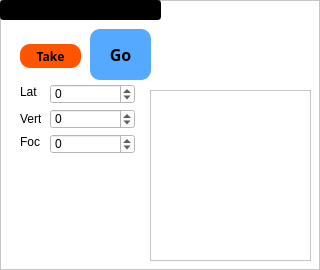
     <widget class="QFrame" name="frame_3">
      <property name="styleSheet">
       <string notr="true">background-color: rgb(255, 255, 255);</string>
      </property>
      <property name="frameShape">
       <enum>QFrame::StyledPanel</enum>
      </property>
      <property name="frameShadow">
       <enum>QFrame::Raised</enum>
      </property>
      <widget class="QFrame" name="frame_4">
       <property name="geometry">
        <rect>
         <x>150</x>
         <y>90</y>
         <width>161</width>
         <height>171</height>
        </rect>
       </property>
       <property name="styleSheet">
        <string notr="true">background-color: rgb(255, 255, 255);</string>
       </property>
       <property name="frameShape">
        <enum>QFrame::StyledPanel</enum>
       </property>
       <property name="frameShadow">
        <enum>QFrame::Raised</enum>
       </property>
      </widget>
      <widget class="QLabel" name="label_18">
       <property name="geometry">
        <rect>
         <x>20</x>
         <y>111</y>
         <width>21</width>
         <height>16</height>
        </rect>
       </property>
       <property name="styleSheet">
        <string notr="true">background-color: rgb(255, 255, 255);</string>
       </property>
       <property name="text">
        <string>Vert</string>
       </property>
      </widget>
      <widget class="QLineEdit" name="posText3">
       <property name="geometry">
        <rect>
         <x>0</x>
         <y>0</y>
         <width>161</width>
         <height>20</height>
        </rect>
       </property>
       <property name="font">
        <font>
         <family>Arial</family>
         <pointsize>12</pointsize>
         <weight>75</weight>
         <bold>true</bold>
        </font>
       </property>
       <property name="styleSheet">
        <string notr="true">background-color: rgb(0, 0, 0);
color: rgb(255, 255, 0);</string>
       </property>
       <property name="text">
        <string/>
       </property>
      </widget>
      <widget class="QLabel" name="label_20">
       <property name="geometry">
        <rect>
         <x>20</x>
         <y>84</y>
         <width>21</width>
         <height>16</height>
        </rect>
       </property>
       <property name="styleSheet">
        <string notr="true">background-color: rgb(255, 255, 255);</string>
       </property>
       <property name="text">
        <string>Lat</string>
       </property>
      </widget>
      <widget class="QSpinBox" name="ABSVertref3">
       <property name="geometry">
        <rect>
         <x>50</x>
         <y>109</y>
         <width>85</width>
         <height>20</height>
        </rect>
       </property>
       <property name="minimum">
        <number>-1000000000</number>
       </property>
       <property name="maximum">
        <number>1000000000</number>
       </property>
       <property name="singleStep">
        <number>1000</number>
       </property>
      </widget>
      <widget class="QSpinBox" name="ABSLatref3">
       <property name="geometry">
        <rect>
         <x>50</x>
         <y>84</y>
         <width>85</width>
         <height>20</height>
        </rect>
       </property>
       <property name="minimum">
        <number>-1000000000</number>
       </property>
       <property name="maximum">
        <number>1000000000</number>
       </property>
       <property name="singleStep">
        <number>1000</number>
       </property>
      </widget>
      <widget class="QPushButton" name="take3">
       <property name="geometry">
        <rect>
         <x>20</x>
         <y>44</y>
         <width>61</width>
         <height>24</height>
        </rect>
       </property>
       <property name="font">
        <font>
         <family>Trebuchet MS</family>
         <weight>75</weight>
         <bold>true</bold>
        </font>
       </property>
       <property name="styleSheet">
        <string notr="true">background-color:  rgb(255, 85, 0);
border-radius:10px</string>
       </property>
       <property name="text">
        <string>Take</string>
       </property>
      </widget>
      <widget class="QSpinBox" name="ABSFocref3">
       <property name="geometry">
        <rect>
         <x>50</x>
         <y>134</y>
         <width>85</width>
         <height>20</height>
        </rect>
       </property>
       <property name="minimum">
        <number>-1000000000</number>
       </property>
       <property name="maximum">
        <number>1000000000</number>
       </property>
       <property name="singleStep">
        <number>1000</number>
       </property>
      </widget>
      <widget class="QLabel" name="label_19">
       <property name="geometry">
        <rect>
         <x>20</x>
         <y>134</y>
         <width>20</width>
         <height>16</height>
        </rect>
       </property>
       <property name="styleSheet">
        <string notr="true">background-color: rgb(255, 255, 255);</string>
       </property>
       <property name="text">
        <string>Foc</string>
       </property>
      </widget>
      <widget class="QPushButton" name="Pos3">
       <property name="enabled">
        <bool>true</bool>
       </property>
       <property name="geometry">
        <rect>
         <x>90</x>
         <y>29</y>
         <width>61</width>
         <height>51</height>
        </rect>
       </property>
       <property name="palette">
        <palette>
         <active>
          <colorrole role="WindowText">
           <brush brushstyle="SolidPattern">
            <color alpha="255">
             <red>0</red>
             <green>0</green>
             <blue>0</blue>
            </color>
           </brush>
          </colorrole>
          <colorrole role="Button">
           <brush brushstyle="SolidPattern">
            <color alpha="255">
             <red>85</red>
             <green>170</green>
             <blue>255</blue>
            </color>
           </brush>
          </colorrole>
          <colorrole role="Light">
           <brush brushstyle="SolidPattern">
            <color alpha="255">
             <red>154</red>
             <green>154</green>
             <blue>255</blue>
            </color>
           </brush>
          </colorrole>
          <colorrole role="Midlight">
           <brush brushstyle="SolidPattern">
            <color alpha="255">
             <red>102</red>
             <green>102</green>
             <blue>245</blue>
            </color>
           </brush>
          </colorrole>
          <colorrole role="Dark">
           <brush brushstyle="SolidPattern">
            <color alpha="255">
             <red>25</red>
             <green>25</green>
             <blue>118</blue>
            </color>
           </brush>
          </colorrole>
          <colorrole role="Mid">
           <brush brushstyle="SolidPattern">
            <color alpha="255">
             <red>34</red>
             <green>34</green>
             <blue>157</blue>
            </color>
           </brush>
          </colorrole>
          <colorrole role="Text">
           <brush brushstyle="SolidPattern">
            <color alpha="255">
             <red>0</red>
             <green>0</green>
             <blue>0</blue>
            </color>
           </brush>
          </colorrole>
          <colorrole role="BrightText">
           <brush brushstyle="SolidPattern">
            <color alpha="255">
             <red>255</red>
             <green>255</green>
             <blue>255</blue>
            </color>
           </brush>
          </colorrole>
          <colorrole role="ButtonText">
           <brush brushstyle="SolidPattern">
            <color alpha="255">
             <red>0</red>
             <green>0</green>
             <blue>0</blue>
            </color>
           </brush>
          </colorrole>
          <colorrole role="Base">
           <brush brushstyle="SolidPattern">
            <color alpha="255">
             <red>85</red>
             <green>170</green>
             <blue>255</blue>
            </color>
           </brush>
          </colorrole>
          <colorrole role="Window">
           <brush brushstyle="SolidPattern">
            <color alpha="255">
             <red>85</red>
             <green>170</green>
             <blue>255</blue>
            </color>
           </brush>
          </colorrole>
          <colorrole role="Shadow">
           <brush brushstyle="SolidPattern">
            <color alpha="255">
             <red>0</red>
             <green>0</green>
             <blue>0</blue>
            </color>
           </brush>
          </colorrole>
          <colorrole role="AlternateBase">
           <brush brushstyle="SolidPattern">
            <color alpha="255">
             <red>153</red>
             <green>153</green>
             <blue>245</blue>
            </color>
           </brush>
          </colorrole>
          <colorrole role="ToolTipBase">
           <brush brushstyle="SolidPattern">
            <color alpha="255">
             <red>255</red>
             <green>255</green>
             <blue>220</blue>
            </color>
           </brush>
          </colorrole>
          <colorrole role="ToolTipText">
           <brush brushstyle="SolidPattern">
            <color alpha="255">
             <red>0</red>
             <green>0</green>
             <blue>0</blue>
            </color>
           </brush>
          </colorrole>
         </active>
         <inactive>
          <colorrole role="WindowText">
           <brush brushstyle="SolidPattern">
            <color alpha="255">
             <red>0</red>
             <green>0</green>
             <blue>0</blue>
            </color>
           </brush>
          </colorrole>
          <colorrole role="Button">
           <brush brushstyle="SolidPattern">
            <color alpha="255">
             <red>85</red>
             <green>170</green>
             <blue>255</blue>
            </color>
           </brush>
          </colorrole>
          <colorrole role="Light">
           <brush brushstyle="SolidPattern">
            <color alpha="255">
             <red>154</red>
             <green>154</green>
             <blue>255</blue>
            </color>
           </brush>
          </colorrole>
          <colorrole role="Midlight">
           <brush brushstyle="SolidPattern">
            <color alpha="255">
             <red>102</red>
             <green>102</green>
             <blue>245</blue>
            </color>
           </brush>
          </colorrole>
          <colorrole role="Dark">
           <brush brushstyle="SolidPattern">
            <color alpha="255">
             <red>25</red>
             <green>25</green>
             <blue>118</blue>
            </color>
           </brush>
          </colorrole>
          <colorrole role="Mid">
           <brush brushstyle="SolidPattern">
            <color alpha="255">
             <red>34</red>
             <green>34</green>
             <blue>157</blue>
            </color>
           </brush>
          </colorrole>
          <colorrole role="Text">
           <brush brushstyle="SolidPattern">
            <color alpha="255">
             <red>0</red>
             <green>0</green>
             <blue>0</blue>
            </color>
           </brush>
          </colorrole>
          <colorrole role="BrightText">
           <brush brushstyle="SolidPattern">
            <color alpha="255">
             <red>255</red>
             <green>255</green>
             <blue>255</blue>
            </color>
           </brush>
          </colorrole>
          <colorrole role="ButtonText">
           <brush brushstyle="SolidPattern">
            <color alpha="255">
             <red>0</red>
             <green>0</green>
             <blue>0</blue>
            </color>
           </brush>
          </colorrole>
          <colorrole role="Base">
           <brush brushstyle="SolidPattern">
            <color alpha="255">
             <red>85</red>
             <green>170</green>
             <blue>255</blue>
            </color>
           </brush>
          </colorrole>
          <colorrole role="Window">
           <brush brushstyle="SolidPattern">
            <color alpha="255">
             <red>85</red>
             <green>170</green>
             <blue>255</blue>
            </color>
           </brush>
          </colorrole>
          <colorrole role="Shadow">
           <brush brushstyle="SolidPattern">
            <color alpha="255">
             <red>0</red>
             <green>0</green>
             <blue>0</blue>
            </color>
           </brush>
          </colorrole>
          <colorrole role="AlternateBase">
           <brush brushstyle="SolidPattern">
            <color alpha="255">
             <red>153</red>
             <green>153</green>
             <blue>245</blue>
            </color>
           </brush>
          </colorrole>
          <colorrole role="ToolTipBase">
           <brush brushstyle="SolidPattern">
            <color alpha="255">
             <red>255</red>
             <green>255</green>
             <blue>220</blue>
            </color>
           </brush>
          </colorrole>
          <colorrole role="ToolTipText">
           <brush brushstyle="SolidPattern">
            <color alpha="255">
             <red>0</red>
             <green>0</green>
             <blue>0</blue>
            </color>
           </brush>
          </colorrole>
         </inactive>
         <disabled>
          <colorrole role="WindowText">
           <brush brushstyle="SolidPattern">
            <color alpha="255">
             <red>25</red>
             <green>25</green>
             <blue>118</blue>
            </color>
           </brush>
          </colorrole>
          <colorrole role="Button">
           <brush brushstyle="SolidPattern">
            <color alpha="255">
             <red>85</red>
             <green>170</green>
             <blue>255</blue>
            </color>
           </brush>
          </colorrole>
          <colorrole role="Light">
           <brush brushstyle="SolidPattern">
            <color alpha="255">
             <red>154</red>
             <green>154</green>
             <blue>255</blue>
            </color>
           </brush>
          </colorrole>
          <colorrole role="Midlight">
           <brush brushstyle="SolidPattern">
            <color alpha="255">
             <red>102</red>
             <green>102</green>
             <blue>245</blue>
            </color>
           </brush>
          </colorrole>
          <colorrole role="Dark">
           <brush brushstyle="SolidPattern">
            <color alpha="255">
             <red>25</red>
             <green>25</green>
             <blue>118</blue>
            </color>
           </brush>
          </colorrole>
          <colorrole role="Mid">
           <brush brushstyle="SolidPattern">
            <color alpha="255">
             <red>34</red>
             <green>34</green>
             <blue>157</blue>
            </color>
           </brush>
          </colorrole>
          <colorrole role="Text">
           <brush brushstyle="SolidPattern">
            <color alpha="255">
             <red>25</red>
             <green>25</green>
             <blue>118</blue>
            </color>
           </brush>
          </colorrole>
          <colorrole role="BrightText">
           <brush brushstyle="SolidPattern">
            <color alpha="255">
             <red>255</red>
             <green>255</green>
             <blue>255</blue>
            </color>
           </brush>
          </colorrole>
          <colorrole role="ButtonText">
           <brush brushstyle="SolidPattern">
            <color alpha="255">
             <red>25</red>
             <green>25</green>
             <blue>118</blue>
            </color>
           </brush>
          </colorrole>
          <colorrole role="Base">
           <brush brushstyle="SolidPattern">
            <color alpha="255">
             <red>85</red>
             <green>170</green>
             <blue>255</blue>
            </color>
           </brush>
          </colorrole>
          <colorrole role="Window">
           <brush brushstyle="SolidPattern">
            <color alpha="255">
             <red>85</red>
             <green>170</green>
             <blue>255</blue>
            </color>
           </brush>
          </colorrole>
          <colorrole role="Shadow">
           <brush brushstyle="SolidPattern">
            <color alpha="255">
             <red>0</red>
             <green>0</green>
             <blue>0</blue>
            </color>
           </brush>
          </colorrole>
          <colorrole role="AlternateBase">
           <brush brushstyle="SolidPattern">
            <color alpha="255">
             <red>51</red>
             <green>51</green>
             <blue>236</blue>
            </color>
           </brush>
          </colorrole>
          <colorrole role="ToolTipBase">
           <brush brushstyle="SolidPattern">
            <color alpha="255">
             <red>255</red>
             <green>255</green>
             <blue>220</blue>
            </color>
           </brush>
          </colorrole>
          <colorrole role="ToolTipText">
           <brush brushstyle="SolidPattern">
            <color alpha="255">
             <red>0</red>
             <green>0</green>
             <blue>0</blue>
            </color>
           </brush>
          </colorrole>
         </disabled>
        </palette>
       </property>
       <property name="font">
        <font>
         <family>Trebuchet MS</family>
         <pointsize>12</pointsize>
         <weight>75</weight>
         <bold>true</bold>
        </font>
       </property>
       <property name="styleSheet">
        <string notr="true">background-color: rgb(85, 170, 255);
border-radius:10px</string>
       </property>
       <property name="text">
        <string>Go</string>
       </property>
      </widget>
     </widget>
